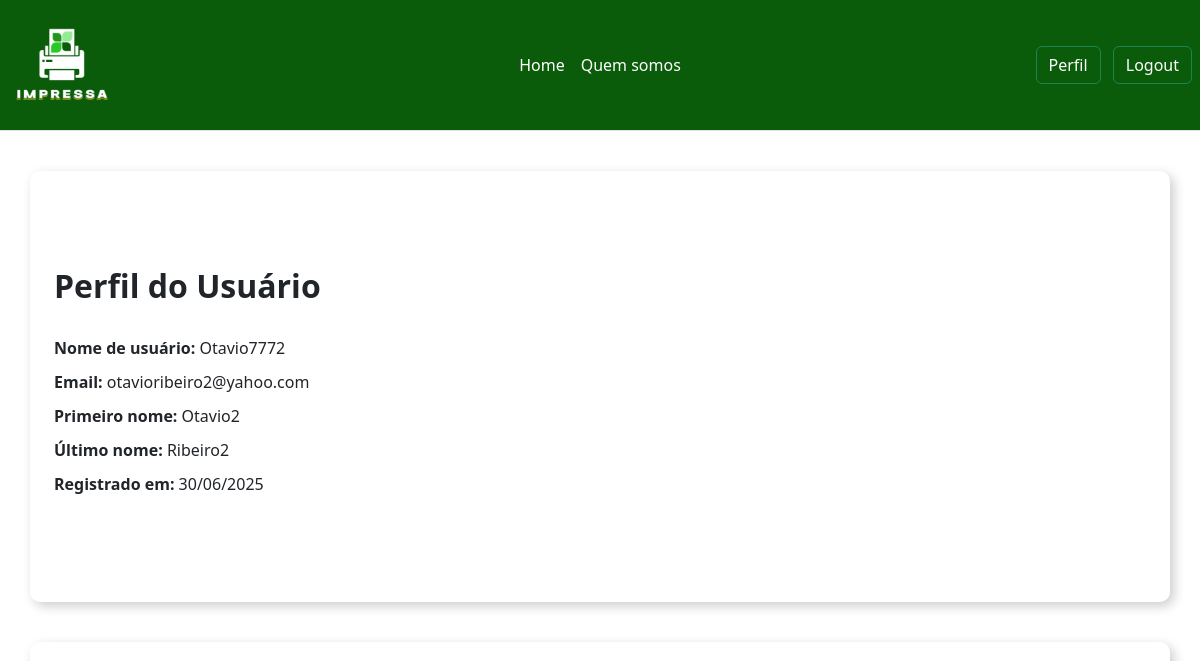
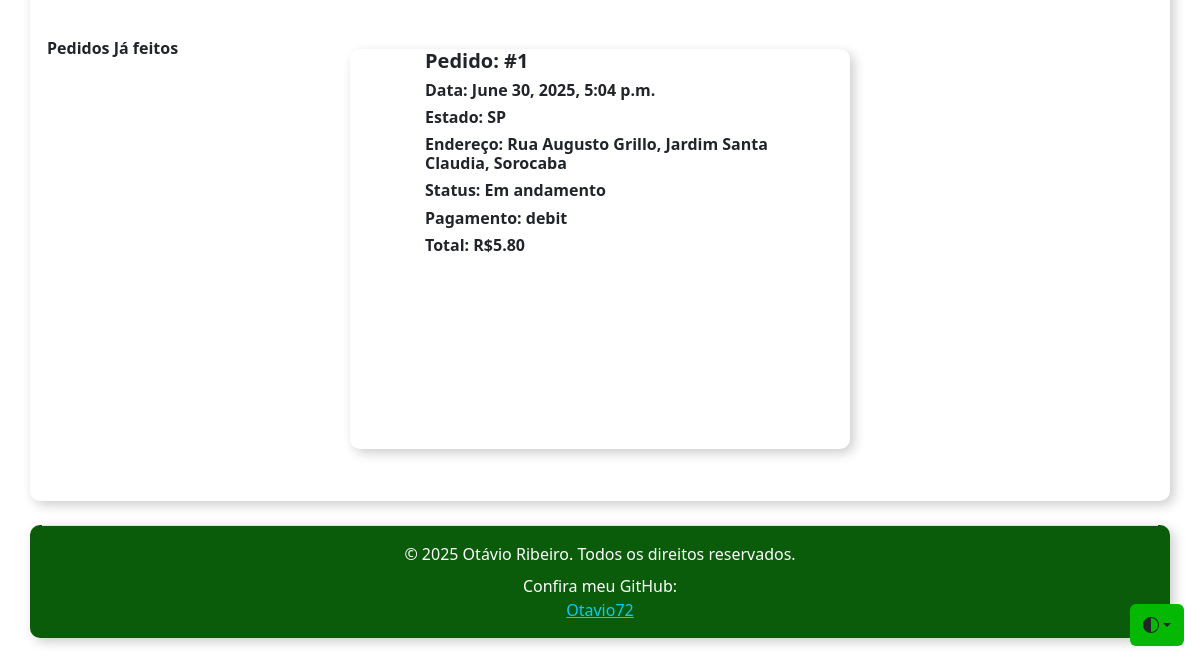
Before: /usuarios/perfil/ (signed in) with the older database file (2 pictures, top to bottom).
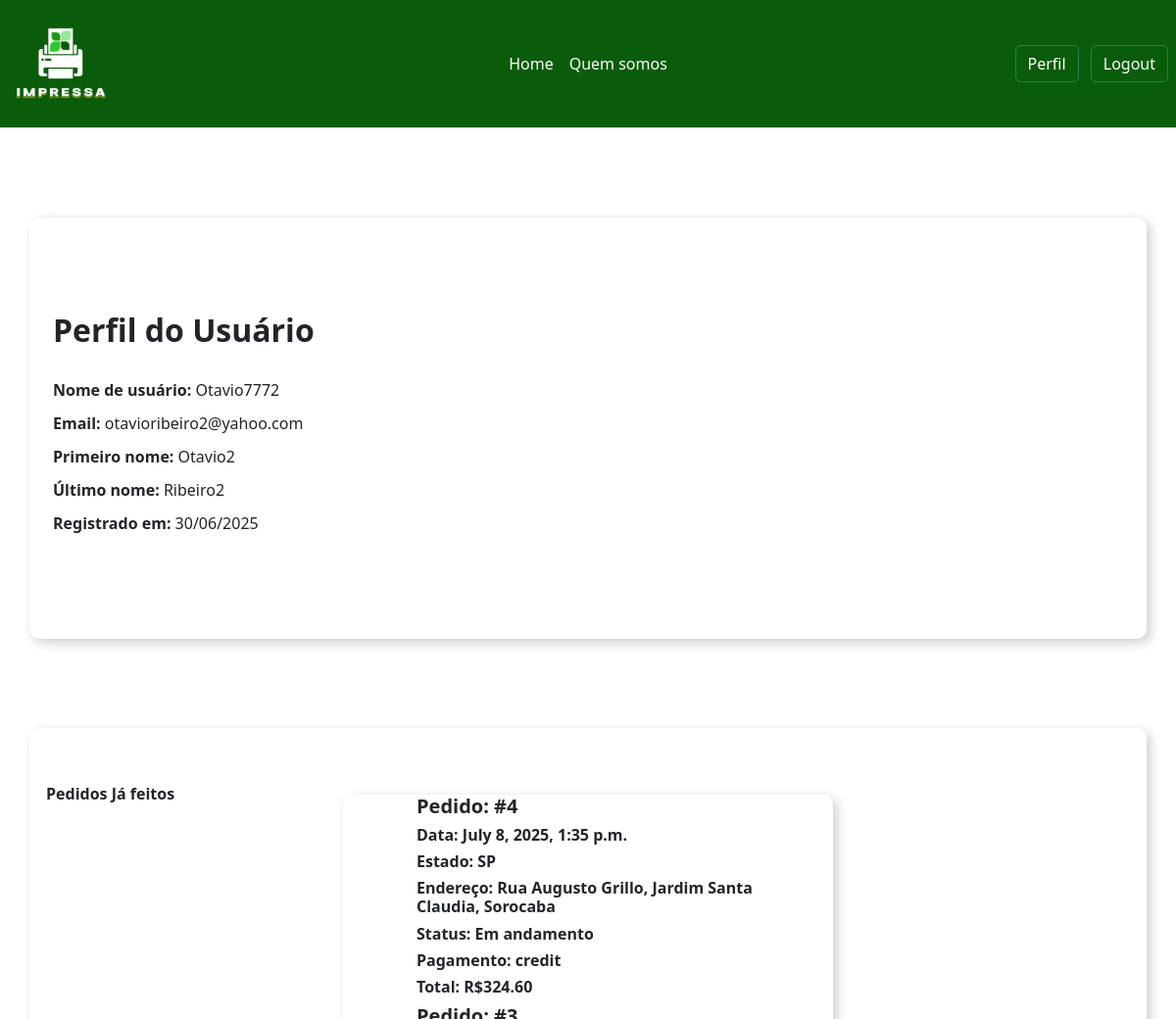
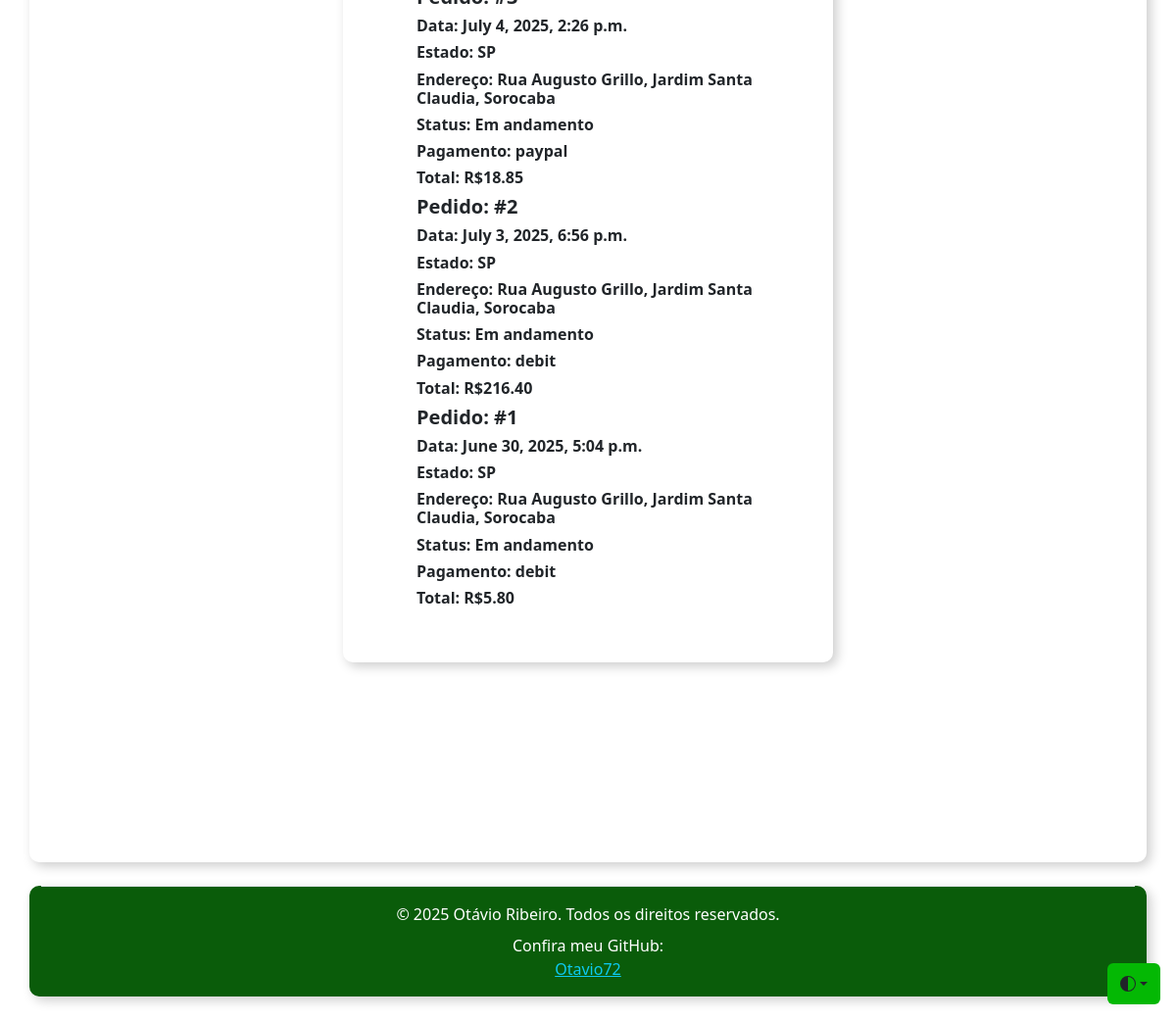
After: the same page with the newer database file (2 pictures, top to bottom).
### usuarios/models.py (models this page shows)
class CustomUser(AbstractUser):
    pass

### impressa_app/models.py (models this page shows, shortened)
class Pedido(models.Model):
    user = models.ForeignKey(settings.AUTH_USER_MODEL, on_delete=models.CASCADE) # Usuário que fez o pedido
    numero_pedido_usuario = models.PositiveBigIntegerField(editable=False) # Número sequencial para cada usuário
    carrinho = models.ForeignKey(Carrinho, on_delete=models.CASCADE) # Carrinho convertido em pedido
    data_criado = models.DateTimeField(auto_now_add=True) # Data de criação
    endereco = models.CharField(max_length=255) # Endereço de envio
    complemento = models.CharField(max_length=255, blank=True, null=True) # Complemento (ex: Casa, Apartamento)
    pagamento = models.CharField(max_length=50) # Método de pagamento
    bairro = models.CharField(max_length=50)
    cidade = models.CharField(max_length=50)
    estado = models.CharField(max_length=50)
    status = models.CharField(max_length=255, default='Em andamento')
    total = models.DecimalField(max_digits=10, decimal_places=2)
    class Meta:
        unique_together = ('user', 'numero_pedido_usuario') # Garante que o numero do pedido seja único por usuário
        ordering = ['-data_criado'] # Pedidos mais recentes primeiro

### usuarios/views.py (the view)
# urls.py: path('usuarios/', include('usuarios.urls')), # Rotas relacionadas a usuários (login, cadastro, perfil)
@login_required
def perfil(request):
    pedidos = Pedido.objects.filter(user=request.user).order_by('-data_criado')
    return render(request, 'perfil.html', {
        'pedidos': pedidos,
    })

### impressa_app/templates/perfil.html (shortened to what this page needs)
{% load static %}
<!DOCTYPE html>
<html lang="pt-br" data-bs-theme="auto">
<head>
    <link href="https://cdn.jsdelivr.net/npm/bootstrap@5.3.5/dist/css/bootstrap.min.css" rel="stylesheet">
    <link rel="stylesheet"href="https://cdn.jsdelivr.net/npm/swiper@10/swiper-bundle.min.css"/>
    <link rel="stylesheet" href="{% static 'style.css' %}">
</head>
<body>
  <div>
    <header class=" cabecalho d-flex flex-wrap align-items-center justify-content-center justify-content-md-between py-3 mb-4 border-bottom">
        <div class="col-md-3 mb-2 mb-md-0">
              <a href="{% url 'index' %}">
                <img class="logo_img mx-auto d-block d-md-inline" src="{% static 'img/impressa_logo.png' %}" alt="">
              </a>
        </div>
        <ul class="nav col-12 col-md-auto mb-2 justify-content-center mb-md-0">
          <li><a href="{% url 'index' %}" class="nav-link px-2">Home</a></li>
          <li><a href="{% url 'quemsomos' %}" class="nav-link px-2">Quem somos</a></li>
        </ul>
        <div class="col-md-3 text-end">
          {% if user.is_authenticated %}
            <a href="{% url 'perfil' %}" class="cabecalho-btn btn btn-outline-success me-2">Perfil</a>
            <a href="{% url 'logout' %}" class="cabecalho-btn btn btn-outline-success me-2">Logout</a>
          {% else %}
            <a href="{% url 'login' %}" class="cabecalho-btn btn btn-outline-success me-2">Login</a>
            <a href="{% url 'register' %}" class="cabecalho-btn btn btn-outline-success me-2">Registrar</a>
          {% endif %}
        </div>
      </header>
    </div>
    <div class="container col-xxl-8 px-4 py-5">
        <div class="row align-items-center g-5 py-5">
          <div class="col-10 col-sm-8 col-lg-6">
            <h1 class="titulo" id="titulo_perfil" >Perfil do Usuário</h1>
            <div class="label-box">
              <span class="label-info">Nome de usuário: </span>
              <span>{{ user.username }}</span>
            </div>
            <div class="label-box">
              <span class="label-info">Email: </span>
              <span>{{ user.email }}</span>
            </div>
            <div class="label-box">
              <span class="label-info">Primeiro nome: </span>
              <span>{{ user.first_name }}</span>
            </div>
            <div class="label-box">
              <span class="label-info">Último nome: </span>
              <span>{{ user.last_name }}</span>
            </div>
            <div class="label-box">
              <span class="label-info">Registrado em: </span>
              <span>{{ user.date_joined|date:"d/m/Y" }}</span>
            </div>
          </div>
        </div>
      </div>
      <div id="pedidos-container">
        <div class="container col-xxl-8 px-4 py-5 ">
          <div class="row row-cols-1 row-cols-sm-2 row-cols-md-3 g-4">
              {% if pedidos %}
                <div class="pedidos-box">
                  <h6 class="posicionado">Pedidos Já feitos</h6>
                  <div class="swiper mySwiper">
                    <div class="swiper-wrapper">
                      {% for pedido in pedidos %}
                        <div class="swiper-slide">
                          <div class="pedido_item_container" id="pedido-{{ pedido.id }}">
                            <h5 class="label-info">Pedido: #<span class="pedido-item">{{ pedido.numero_pedido_usuario }}</span></h5>
                            <h6 class="label-info">Data: <span>{{ pedido.data_criado }}</span></h6>
                            <h6 class="label-info">Estado: <span>{{ pedido.estado }}</span></h6>
                            <h6 class="label-info">Endereço: <span>{{ pedido.endereco }}, <span>{{ pedido.bairro }}, </span><span>{{ pedido.cidade }}</span></span></h6>
                            <h6 class="label-info">Status: <span>{{ pedido.status }}</span></h6>
                            <h6 class="label-info">Pagamento: <span>{{ pedido.pagamento }}</span></h6>
                            <h6 class="label-info">Total: <span>R${{ pedido.total }}</span></h6>
                          </div>
                        </div>
                      {% endfor %}
                      </div>
              {% else %}
                      <div class="historico-vazio-container">
                        <h1 class="titulo">Nenhum pedido realizado</h1>
                      </div>
              {% endif %}
                </div>
              </div>
            </div>
          </div>
      </div>
<div class="container footer_container">
  <footer class="footer d-flex flex-column justify-content-center align-items-center py-3 my-4 border-top text-center">
    <div class="mb-2">
      <p class="mb-0">© 2025 Otávio Ribeiro. Todos os direitos reservados.</p>
    </div>
    <div>
      <p class="mb-0">Confira meu GitHub: </p>
      <a href="https://github.com/Otavio72" class="d-flex align-items-center justify-content-center text-info" aria-label="Confira meu GitHub">
          Otavio72
      </a>
    </div>
  </footer>
</div>
      <div class="dropdown position-fixed bottom-0 end-0 mb-3 me-3 bd-mode-toggle">
        <button class="btn btn_tema py-2 dropdown-toggle d-flex align-items-center"
          id="bd-theme"
          type="button"
          aria-expanded="false"
          data-bs-toggle="dropdown"
          aria-label="Toggle theme (auto)">
    <svg class="bi my-1 theme-icon-active" aria-hidden="true"><use href="#circle-half"></use></svg>
  </button>
</body>
</html>

### impressa_app/static/style.css (style rules this page uses)
html, body { margin: 0; padding: 0; overflow-x: hidden; }
.bi { vertical-align: -.125em; fill: currentColor; }
.cabecalho { background-color: #0a5c0a; }
.logo_img { width: 40%; height: 40%; }
.cabecalho-btn { margin-right: 5px; color: white; }
.nav-link { color: white; }
.container { margin-top: 5vh; box-shadow: 4px 4px 12px rgba(0, 0, 0, 0.2); border-radius: 10px; }
.btn_tema { background-color: rgb(4, 184, 4); }
.footer, .footer_container { background-color: #0a5c0a; margin-top: 10px; }
.footer p { color: white; }
.swiper-slide { display: flex; justify-content: center; }
.swiper { box-shadow: 4px 4px 12px rgba(0, 0, 0, 0.2); width: 100%; height: 50vh; border-radius: 10px; max-width: 500px; margin-top: 20px; }
#pedidos-container { display: flex; justify-content: center; width: 100%; height: 70vh; }
.pedido_item_container { display: flex; justify-content: center; width: 70%; flex-direction: column; align-self: center; }
.pedidos-box { position: relative; display: flex; justify-content: center; width: 100%; }
.pedidos-box h6.posicionado { position: absolute; top: 10px; left: 5px; margin: 0; font-weight: bold; }
.titulo { font-size: 2rem; font-weight: 600; margin-bottom: 20px; padding-bottom: 10px; }
.label-box { margin-bottom: 10px; }
.label-info { font-weight: 600; }
.bd-mode-toggle { z-index: 1500; }
.bd-mode-toggle .bi { width: 1em; height: 1em; }

Changed rows visible on the page:
added Pedido: numero_pedido_usuario "4", data_criado "July 8, 2025, 1:35 p.m.", estado "SP", endereco "Rua Augusto Grillo", bairro "Jardim Santa Claudia", cidade "Sorocaba", status "Em andamento", pagamento "credit", total "324.60"
added Pedido: numero_pedido_usuario "3", data_criado "July 4, 2025, 2:26 p.m.", estado "SP", endereco "Rua Augusto Grillo", bairro "Jardim Santa Claudia", cidade "Sorocaba", status "Em andamento", pagamento "paypal", total "18.85"
added Pedido: numero_pedido_usuario "2", data_criado "July 3, 2025, 6:56 p.m.", estado "SP", endereco "Rua Augusto Grillo", bairro "Jardim Santa Claudia", cidade "Sorocaba", status "Em andamento", pagamento "debit", total "216.40"
